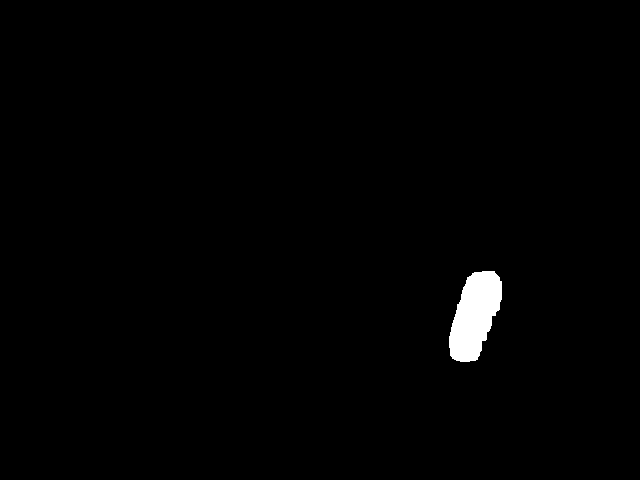
#> input picture scripts/debug_imgs/spice0_mask.png, 640 x 480 px, found by its file name
$ python tight_crop.py
#> lines starting #> are read from the running program, lines starting #| are printed output that depends on the picture; after the words box and inside, x2 and y2 are one past the last pixel; in counts of white or black regions, pixels touching at a corner belong together
import cv2

idx = 0
path = '/home/jau/Desktop/debug_imgs/spice'+str(idx)+'_mask.png'
img = cv2.imread(path)
#> img is the input picture: shape (480, 640, 3); 1.1% white; 1 white region, box (x1, y1, x2, y2) and area: (449, 271, 502, 362) 3256
cv2.imshow("og img",img)
cv2.waitKey(0)

def tight_crop(img):
    print("shape: "+str(img.shape))
#| shape: (480, 640, 3)
    h,w,_  = img.shape
#> h = 480; w = 640

    row_start = int(h*0.5)
#> row_start = 240
    row_end = int(h*1.0)
#> row_end = 480
    col_start = int(w*0.0)
#> col_start = 0
    col_end = int(w*1.0)
#> col_end = 640
    cropped_image = img[row_start:row_end,col_start:col_end]
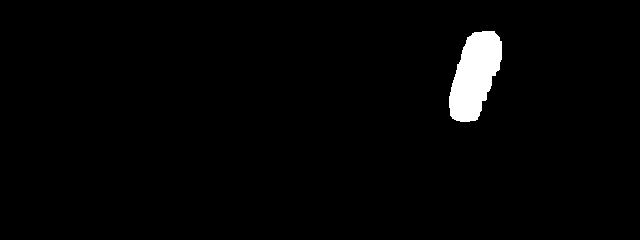
#> cropped_image: shape (240, 640, 3); 2.1% white; 1 white region, box (x1, y1, x2, y2) and area: (449, 31, 502, 122) 3256
    cv2.imshow("cropped",cropped_image)
    cv2.waitKey(0)

    k = 10
    cleaning_kernel = cv2.getStructuringElement(cv2.MORPH_ELLIPSE, (k,k))
    cropped_clean = cv2.morphologyEx(cropped_image, cv2.MORPH_OPEN, cleaning_kernel)
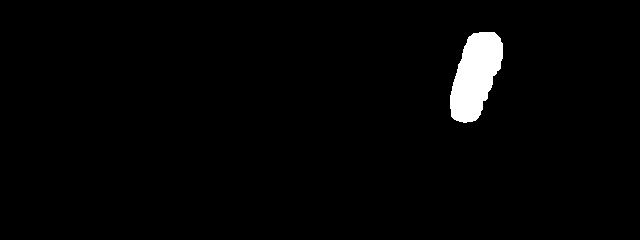
#> cropped_clean: shape (240, 640, 3); 2.1% white; 1 white region, box (x1, y1, x2, y2) and area: (450, 32, 503, 123) 3241
    cv2.imshow("cropped_clean",cropped_clean)
    cv2.waitKey(0)

    k = 10
    erosion_kernel = cv2.getStructuringElement(cv2.MORPH_RECT, (k,k))
    eroded = cv2.erode(cropped_clean, erosion_kernel)
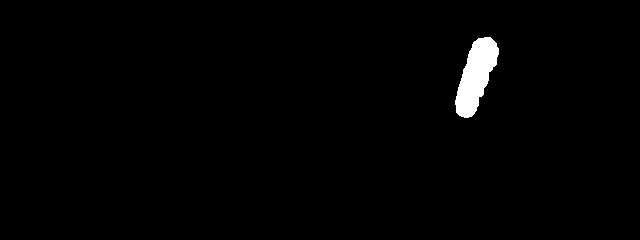
#> eroded: shape (240, 640, 3); 1.3% white; 1 white region, box (x1, y1, x2, y2) and area: (455, 37, 499, 118) 2031
    cv2.imshow("eroded",eroded)
    cv2.waitKey(0)

tight_crop(img)

$ run again, with scripts/debug_imgs/all_color.png copied over scripts/debug_imgs/spice0_mask.png
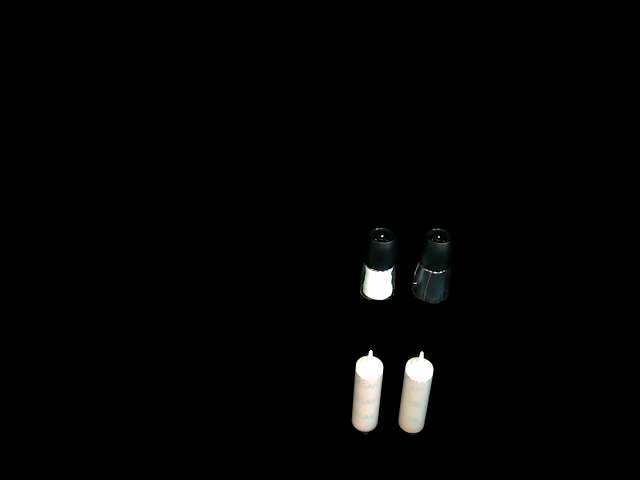
#> input picture scripts/debug_imgs/all_color.png, 640 x 480 px, found by its file name
#> img is the input picture: shape (480, 640, 3); mean B, G, R 3.5, 3.7, 3.6
#| shape: (480, 640, 3)
#> in tight_crop, `cropped_image = img[row_start:row_end,col_start:col_end]`:
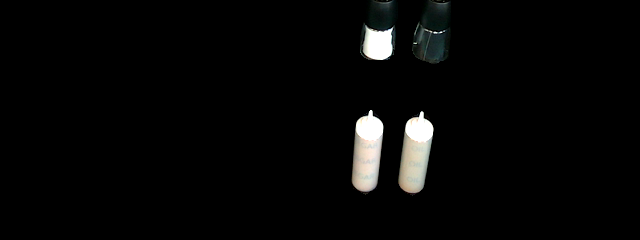
#> cropped_image: shape (240, 640, 3); mean B, G, R 7, 7.3, 7.2
#> in tight_crop, `eroded = cv2.erode(cropped_clean, erosion_kernel)`:
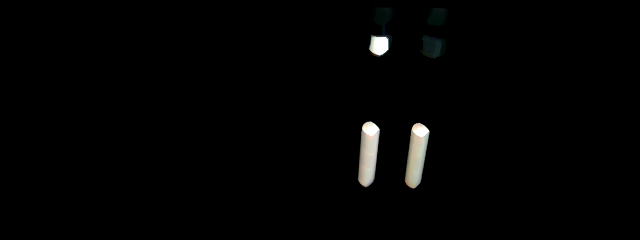
#> eroded: shape (240, 640, 3); mean B, G, R 3, 3.2, 3.2
